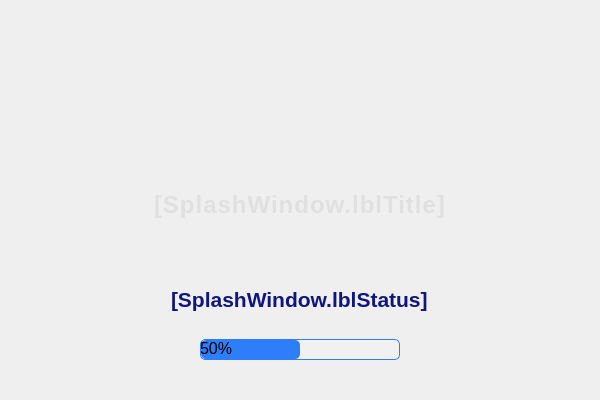
<?xml version="1.0" encoding="UTF-8"?>
<ui version="4.0">
 <class>MainWindow</class>
 <widget class="QMainWindow" name="MainWindow">
  <property name="geometry">
   <rect>
    <x>0</x>
    <y>0</y>
    <width>600</width>
    <height>400</height>
   </rect>
  </property>
  <property name="font">
   <font>
    <pointsize>9</pointsize>
    <bold>false</bold>
   </font>
  </property>
  <property name="windowTitle">
   <string>[SplashWindow.windowTitle]</string>
  </property>
  <property name="windowIcon">
   <iconset resource="../resources.qrc">
    <normaloff>:/icons/lge_perplexity2_24x24.png</normaloff>:/icons/lge_perplexity2_24x24.png</iconset>
  </property>
  <widget class="QWidget" name="SplashScreen">
   <property name="sizePolicy">
    <sizepolicy hsizetype="Fixed" vsizetype="Fixed">
     <horstretch>0</horstretch>
     <verstretch>0</verstretch>
    </sizepolicy>
   </property>
   <property name="minimumSize">
    <size>
     <width>600</width>
     <height>400</height>
    </size>
   </property>
   <property name="maximumSize">
    <size>
     <width>600</width>
     <height>400</height>
    </size>
   </property>
   <property name="font">
    <font>
     <pointsize>12</pointsize>
     <bold>false</bold>
    </font>
   </property>
   <property name="styleSheet">
    <string notr="true">QWidget#SplashScreen {
    background-image: url(:/icons/robot_600x600.png);
    background-position: center;
    background-repeat: no-repeat;
}
</string>
   </property>
   <layout class="QVBoxLayout" name="verticalLayout" stretch="3,0,0,1,0">
    <property name="spacing">
     <number>10</number>
    </property>
    <property name="leftMargin">
     <number>9</number>
    </property>
    <property name="bottomMargin">
     <number>40</number>
    </property>
    <item>
     <spacer name="verticalSpacer_2">
      <property name="orientation">
       <enum>Qt::Orientation::Vertical</enum>
      </property>
      <property name="sizeHint" stdset="0">
       <size>
        <width>20</width>
        <height>40</height>
       </size>
      </property>
     </spacer>
    </item>
    <item alignment="Qt::AlignmentFlag::AlignHCenter">
     <widget class="QLabel" name="lblTitle">
      <property name="styleSheet">
       <string notr="true">QLabel#lblTitle {
    color: #E0E0E0;              /* світло-сірий, читабельний на темному */
    font-family: &quot;Segoe UI&quot;;
    font-size: 18pt;
    font-weight: bold;
    letter-spacing: 1px;
    background-color: transparent;
	text-shadow: 1px 1px 2px #000000;
}
</string>
      </property>
      <property name="text">
       <string>[SplashWindow.lblTitle]</string>
      </property>
     </widget>
    </item>
    <item>
     <spacer name="verticalSpacer">
      <property name="orientation">
       <enum>Qt::Orientation::Vertical</enum>
      </property>
      <property name="sizeHint" stdset="0">
       <size>
        <width>20</width>
        <height>40</height>
       </size>
      </property>
     </spacer>
    </item>
    <item alignment="Qt::AlignmentFlag::AlignHCenter">
     <widget class="QLabel" name="lblStatus">
      <property name="font">
       <font>
        <family>Segoe UI</family>
        <pointsize>16</pointsize>
        <italic>false</italic>
        <bold>true</bold>
       </font>
      </property>
      <property name="styleSheet">
       <string notr="true">QLabel#lblStatus {
	
	color: rgb(15, 22, 127);
  
	font: 700 16pt &quot;Segoe UI&quot;;
    background-color: transparent;
}
</string>
      </property>
      <property name="text">
       <string>[SplashWindow.lblStatus]</string>
      </property>
     </widget>
    </item>
    <item alignment="Qt::AlignmentFlag::AlignHCenter">
     <widget class="QProgressBar" name="progressBar">
      <property name="sizePolicy">
       <sizepolicy hsizetype="Fixed" vsizetype="Fixed">
        <horstretch>0</horstretch>
        <verstretch>0</verstretch>
       </sizepolicy>
      </property>
      <property name="minimumSize">
       <size>
        <width>200</width>
        <height>0</height>
       </size>
      </property>
      <property name="styleSheet">
       <string notr="true">QProgressBar {
    border: 1px solid #2E7EF9;
    border-radius: 5px;
    background-color: rgba(255, 255, 255, 30);
    height: 12px;
}

QProgressBar::chunk {
    background-color: #2E7EF9;
    border-radius: 5px;
}
</string>
      </property>
      <property name="maximum">
       <number>100</number>
      </property>
      <property name="value">
       <number>50</number>
      </property>
     </widget>
    </item>
   </layout>
  </widget>
 </widget>
 <resources>
  <include location="../resources.qrc"/>
 </resources>
 <connections/>
</ui>
